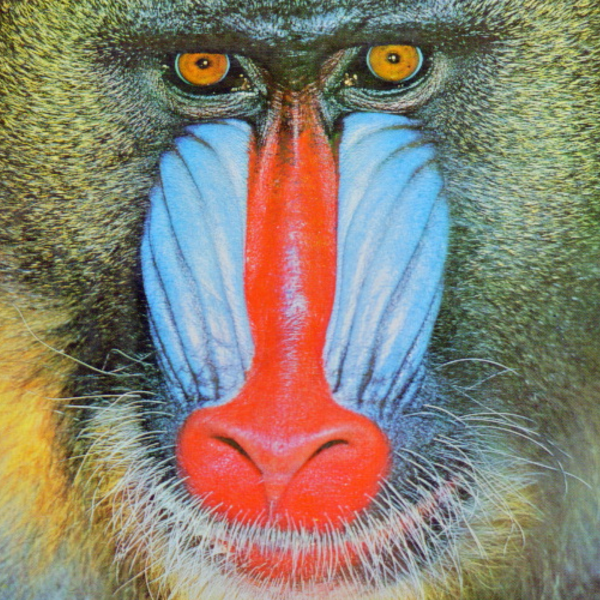
#> input picture baboon.png, 1200 x 1200 px (shown at 1/2 size)
$ python color_quantization.py
#> lines starting #> are read from the running program, lines starting #| are printed output that depends on the picture
#!/usr/bin/env python
# coding: utf-8

# In[547]:


import numpy as np
import matplotlib.pyplot as plt
X = np.array([[5.9,3.2],[4.6,2.9],[6.2,2.8],[4.7,3.2],[5.5,4.2],[5.0,3.0],[4.9,3.1],[6.7,3.1],[5.1,3.8],[6.0,3.0]])
mu1 = [6.2,3.2]
mu2 = [6.6,3.7]
mu3 = [6.5,3.0]
def compute_Kmeans(X,mu1,mu2,mu3):
    X_array = np.tile(X,3)
    my_dict = {}
    centres_ini = np.array([mu1[0],mu1[1],mu2[0],mu2[1],mu3[0],mu3[1]])
    centres_array = np.tile(centres_ini,10).reshape(10,6)
    Y = np.square(X_array - centres_array)
    distance_array = np.array([[Y[:,0]+Y[:,1],Y[:,2]+Y[:,3],Y[:,4]+Y[:,5]]]).T.reshape(10,3)
    min_distance = np.argmin(distance_array, axis=1)
    req_shape = X.shape[0]
    for i in range(req_shape):
        my_dict.update({(X[i,0],X[i,1]):min_distance[i]})
    return my_dict

first_centers = compute_Kmeans(X,mu1,mu2,mu3)
zero_1_class = []
one_1_class = []
two_1_class = []
zero_1_label = []
one_1_label = []
two_1_label = []
for key,value in first_centers.items():
    if value == 0:
        zero_1_class.append(key)
        zero_1_label.append(value)
    if value == 1:
        one_1_class.append(key)
        one_1_label.append(value)
    if value == 2:
        two_1_class.append(key)
        two_1_label.append(value)

def update_mu(class_list):
    x = 0
    y = 0
    for i in range(len(class_list)):
        x = x + class_list[i][0]
        y = y + class_list[i][1]
    return (x/len(class_list),y/(len(class_list)))
updated_1_mu1 = update_mu(zero_1_class)
updated_1_mu2 = update_mu(one_1_class)
updated_1_mu3 = update_mu(two_1_class)

second_centers = compute_Kmeans(X,updated_1_mu1,updated_1_mu2,updated_1_mu3)
zero_2_class = []
one_2_class = []
two_2_class = []
zero_2_label = []
one_2_label = []
two_2_label = []
for key,value in second_centers.items():
    if value == 0:
        zero_2_class.append(key)
        zero_2_label.append(value)
    if value == 1:
        one_2_class.append(key)
        one_2_label.append(value)
    if value == 2:
        two_2_class.append(key)
        two_2_label.append(value)

updated_2_mu1 = update_mu(zero_2_class)
updated_2_mu2 = update_mu(one_2_class)
updated_2_mu3 = update_mu(two_2_class)

plt.figure(figsize=(10,5))
for i in range(len(zero_1_class)):
    plt.scatter(zero_1_class[i][0], zero_1_class[i][1],marker='^', c= 'red' )
for i in range(len(one_1_class)):
    plt.scatter(one_1_class[i][0], one_1_class[i][1],marker='^', c= 'green' )
for i in range(len(two_1_class)):
    plt.scatter(two_1_class[i][0], two_1_class[i][1],marker='^', c= 'blue' )
plt.scatter(mu1[0], mu1[1], c= 'red' )
plt.scatter(mu2[0], mu2[1], c= 'green' )
plt.scatter(mu3[0], mu3[1], c= 'blue' )

for i in range(len(zero_1_class)):
    plt.text(zero_1_class[i][0], zero_1_class[i][1],(zero_1_class[i][0],zero_1_class[i][1]) )
for i in range(len(one_1_class)):
    plt.text(one_1_class[i][0], one_1_class[i][1],(one_1_class[i][0], one_1_class[i][1]) )
for i in range(len(two_1_class)):
    plt.text(two_1_class[i][0], two_1_class[i][1],(two_1_class[i][0], two_1_class[i][1]) )
plt.text(mu1[0], mu1[1], (mu1[0], mu1[1]) )
plt.text(mu2[0], mu2[1], (mu2[0], mu2[1]) )
plt.text(mu3[0], mu3[1], (mu3[0], mu3[1]) )


plt.savefig('task2_iter1_a.jpg')
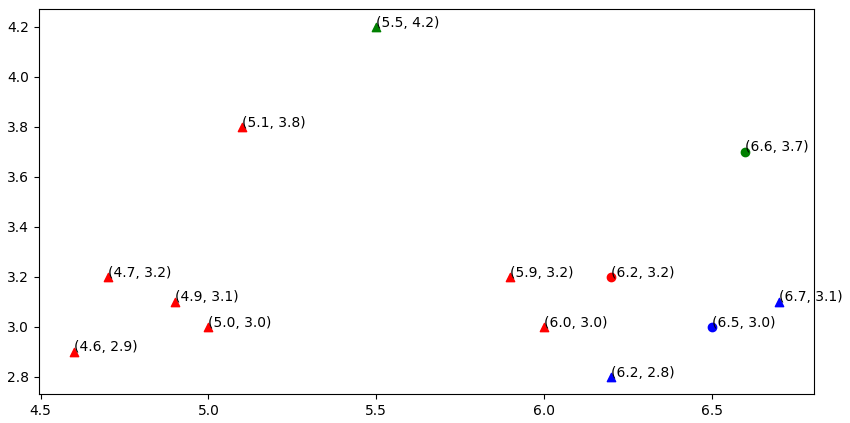
#> figure drawn by matplotlib, 1 panel

plt.figure(figsize=(10,5))
for i in range(len(zero_1_class)):
    plt.scatter(zero_1_class[i][0], zero_1_class[i][1],marker='^',edgecolor = 'black', c = 'None' )
for i in range(len(one_1_class)):
    plt.scatter(one_1_class[i][0], one_1_class[i][1],marker='^',edgecolor = 'black', c = 'None')
for i in range(len(two_1_class)):
    plt.scatter(two_1_class[i][0], two_1_class[i][1],marker='^',edgecolor = 'black', c = 'None' )
plt.scatter(updated_1_mu1[0], updated_1_mu1[1], c= 'red' )
plt.scatter(updated_1_mu2[0], updated_1_mu2[1], c= 'green' )
plt.scatter(updated_1_mu3[0], updated_1_mu3[1], c= 'blue' )

for i in range(len(zero_1_class)):
    plt.text(zero_1_class[i][0], zero_1_class[i][1],(zero_1_class[i][0],zero_1_class[i][1]) )
for i in range(len(one_1_class)):
    plt.text(one_1_class[i][0], one_1_class[i][1],(one_1_class[i][0], one_1_class[i][1]) )
for i in range(len(two_1_class)):
    plt.text(two_1_class[i][0], two_1_class[i][1],(two_1_class[i][0], two_1_class[i][1]) )
plt.text(updated_1_mu1[0], updated_1_mu1[1], (updated_1_mu1[0], updated_1_mu1[1]) )
plt.text(updated_1_mu2[0], updated_1_mu2[1], (updated_1_mu2[0], updated_1_mu2[1]) )
plt.text(updated_1_mu3[0], updated_1_mu3[1], (updated_1_mu3[0], updated_1_mu3[1]) )


plt.savefig('task2_iter1_b.jpg')

plt.figure(figsize=(10,5))
for i in range(len(zero_2_class)):
    plt.scatter(zero_2_class[i][0], zero_2_class[i][1],marker='^', c= 'red' )
for i in range(len(one_2_class)):
    plt.scatter(one_2_class[i][0], one_2_class[i][1],marker='^', c= 'green' )
for i in range(len(two_2_class)):
    plt.scatter(two_2_class[i][0], two_2_class[i][1],marker='^', c= 'blue' )
plt.scatter(updated_1_mu1[0], updated_1_mu1[1], c= 'red' )
plt.scatter(updated_1_mu2[0], updated_1_mu2[1], c= 'green' )
plt.scatter(updated_1_mu3[0], updated_1_mu3[1], c= 'blue' )

for i in range(len(zero_2_class)):
    plt.text(zero_2_class[i][0], zero_2_class[i][1],(zero_2_class[i][0],zero_2_class[i][1]) )
for i in range(len(one_2_class)):
    plt.text(one_2_class[i][0], one_2_class[i][1],(one_2_class[i][0], one_2_class[i][1]) )
for i in range(len(two_2_class)):
    plt.text(two_2_class[i][0], two_2_class[i][1],(two_2_class[i][0], two_2_class[i][1]) )
plt.text(updated_1_mu1[0], updated_1_mu1[1], (updated_1_mu1[0], updated_1_mu1[1]) )
plt.text(updated_1_mu2[0], updated_1_mu2[1], (updated_1_mu2[0], updated_1_mu2[1]) )
plt.text(updated_1_mu3[0], updated_1_mu3[1], (updated_1_mu3[0], updated_1_mu3[1]) )

plt.savefig('task2_iter2_a.jpg')

plt.figure(figsize=(14,5))
for i in range(len(zero_2_class)):
    plt.scatter(zero_2_class[i][0], zero_2_class[i][1],marker='^', edgecolor = 'black', c = 'None' )
for i in range(len(one_2_class)):
    plt.scatter(one_2_class[i][0], one_2_class[i][1],marker='^',edgecolor = 'black', c = 'None' )
for i in range(len(two_2_class)):
    plt.scatter(two_2_class[i][0], two_2_class[i][1],marker='^',edgecolor = 'black', c = 'None' )
plt.scatter(updated_2_mu1[0], updated_2_mu1[1], c= 'red' )
plt.scatter(updated_2_mu2[0], updated_2_mu2[1], c= 'green' )
plt.scatter(updated_2_mu3[0], updated_2_mu3[1], c= 'blue' )

for i in range(len(zero_2_class)):
    plt.text(zero_2_class[i][0], zero_2_class[i][1],(zero_2_class[i][0],zero_2_class[i][1]) )
for i in range(len(one_2_class)):
    plt.text(one_2_class[i][0], one_2_class[i][1],(one_2_class[i][0], one_2_class[i][1]) )
for i in range(len(two_2_class)):
    plt.text(two_2_class[i][0], two_2_class[i][1],(two_2_class[i][0], two_2_class[i][1]) )
plt.text(updated_2_mu1[0], updated_2_mu1[1], (updated_2_mu1[0], updated_2_mu1[1]) )
plt.text(updated_2_mu2[0], updated_2_mu2[1], (updated_2_mu2[0], updated_2_mu2[1]) )
plt.text(updated_2_mu3[0], updated_2_mu3[1], (updated_2_mu3[0], updated_2_mu3[1]) )


plt.savefig('task2_iter2_b.jpg')
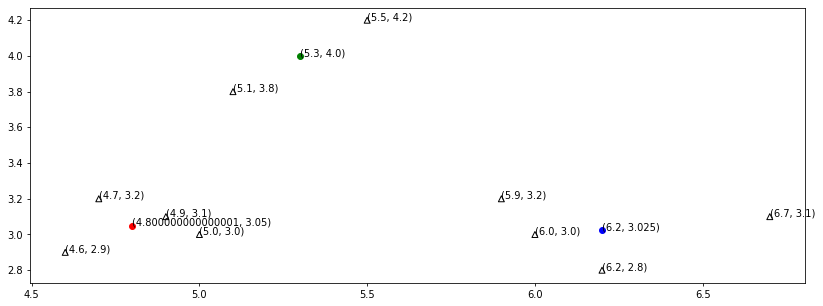
#> figure drawn by matplotlib, 1 panel


import numpy as np
import cv2
import copy
img = cv2.imread('baboon.png',1)
#> img is the input picture: shape (1200, 1200, 3); mean B, G, R 113.8, 129.3, 137.7
X = img
######################for K= 3#########################################################
K = 3
print(K)
for x in range(0, K*3):
#> (the run stopped early here; a loop or call above may not have finished)
